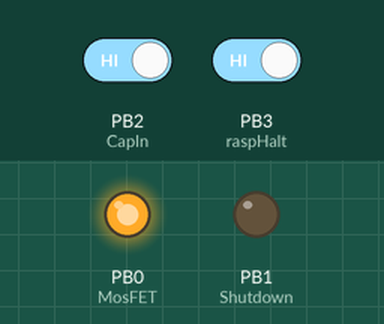
Bench run of a sketch on a simulated ATtiny85, built with avr-gcc and run on an emulated ATtiny85. On the bench: output pins drawn as LEDs (lit = HIGH). The inputs (shaded band) are chosen by the test bench; at power-on: PB2 (CapIn) HIGH, PB3 (raspHalt) HIGH.

Above: at 1.3 s.
1.4 s: PB2 (CapIn) driven LOW and PB3 (raspHalt) driven LOW
At 7.81 s:
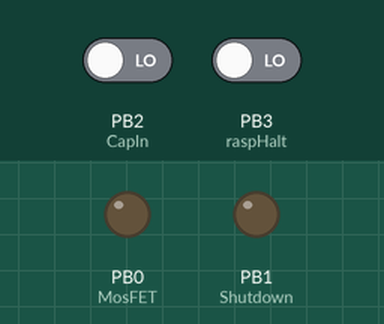
Timing chart, 0 to 9.3 s (numbered marks = the images above; inputs shaded):
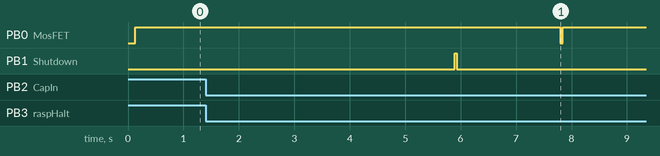

The sketch:

Raspi_PowerSwitch.ino
```cpp
/*
  Raspberry Pi Power Switch with Digispark ATTINY85
  =================================================
  Port 0 : control  p-channel power MOSFET
  Port 1 : toggle shutdown pin of Raspi (active high)
  Port 2 : receive pin for touch button
  Port 3 : receive shutdown info from raspi (LOW)
  Port 4 : send pin for touchbutton

  How does the code work:
  - Button (touch surface) triggers the start/shutdown of the raspberry pi
  - Power is connected/disconnected from the raspi by means of a MOSFET ( p-channel with RDS(on)<=0.1 Ohm to diconnect +5V from Raspi )
  - All timing is done in the Timer1 interrupt routine
  - Main loop samples the button, sets flags and acts accordingly (request shutdown/power on the raspi)

  The processor runs with a reduced clock speed to save power. Be aware, that this screws up the
  the standard delay() function. Use delayms() instead, which uses a corrected timer.

  Required Hardware:
    - Digispark ATTINY85 board
      o The Arduino is powered with 3.3V in order to have consistent voltage levels wrt the RPi
      o The Arduino Tiny regulator is by passed and its best to remove the 7805
      o The power LED of the ARDUINO pulls a few mA and should be disabled or at least the resistor increased to 10k
      o The USB pull-up resistor (1.5k) should be connected to USB 5V
    - The Bootloader runs at 16.5MHz. The clock speed is reduced by means of the clock prescaler (CLK_PRESC) down to approx. 1MHz
       o Timer setup is automatically adjusted to the chosen prescale factor

  Raspberry Pi settings:
    Configure two GPIOs in /boot/config.txt
      - Shutdown: set to HIGH and raspi will start shutdown:
          dtoverlay=gpio-shutdown,gpio_pin=17,active_low=0,gpio_pull=down
      - Set pin to LOW when starting up. After a shutdown the GPIO is undefined. Pullup sets it to HIGH -> power can be switched off:
          gpio=27=op,dl

  Required package: CapacitiveSensor

  C. Zeitnitz 2021-24
*/
#include <avr/power.h>
#include <CapacitiveSensor.h>

#define CLK_PRESC 16                // range 1-32 : automatic adjustment of CPU clock and timer setup
#define CPUClk    16.5/CLK_PRESC    // effective clock frequency in MHz - 16.5 MHz with a prescaler of 16 yields 1.03 MHz ( see setup() )

#if CLK_PRESC == 2
  #define CLOCK_DIV clock_div_2
#elif CLK_PRESC == 4
  #define CLOCK_DIV clock_div_4
#elif CLK_PRESC == 8
  #define CLOCK_DIV clock_div_8
#elif CLK_PRESC == 16
  #define CLOCK_DIV clock_div_16
#elif CLK_PRESC == 32
  #define CLOCK_DIV clock_div_32
#else
  #define CLOCK_DIV clock_div_1
#endif

#define MosFET    0   // switch power of Raspi on/off (HIGH/LOW in case of a p-channel FET)
#define Shutdown  1   // inform Raspi to shutdown
#define raspHalt  3   // Raspi sets this pin to (LOW) when running. Pulled to HIGH after shutdown
#define CapOut    4   // connect 1-10MOhm to touch surface (small metal pin or surface)
#define CapIn     2   // connect directly to touch surface
#define CapThresh 20  // threshold to detect, that metal surface has been touched. NEEDS ADJUSTMENT!

#define time2Boot  45  // time for the raspi to boot (sec)
#define time2Halt  15  // time for the raspi to halt after shutdown notice (sec)


CapacitiveSensor but=CapacitiveSensor(CapOut,CapIn);

volatile enum {OFF,BOOT,RUNNING,HALT} state;

volatile int  delayMillis = 0;
volatile bool isDelay = false;

// the setup function runs once when you press reset or power the board
void setup() {
  clock_prescale_set(CLOCK_DIV);  // the program should go slow - save energy
  pinMode(MosFET, OUTPUT);
  digitalWrite(MosFET, LOW);      // turn power for Raspi OFF
  pinMode(Shutdown, OUTPUT);
  digitalWrite(Shutdown, LOW);
  pinMode(raspHalt, INPUT);
  digitalWrite(raspHalt, HIGH);
  setupTimer();
  state = BOOT;
  delayms(1000);
  digitalWrite(MosFET, HIGH);   // turn power for Raspi ON -> boot
}

// check the button once per loop and act accordingly
void loop() {
  bool isON = (digitalRead(MosFET) == HIGH);
  bool isRequest = (state == RUNNING || state == OFF) && buttonActive();          // button pressed -> switch raspi ON/OFF
  isRequest = isRequest || (state == RUNNING && digitalRead(raspHalt) == HIGH);   // raspi is shutting down on its own
  if ( isRequest ) {                            // check button/raspi state, if not in boot or halt transition
    if (isON && state == RUNNING) {             // Raspi is ON, but not yet in transition (boot or halt)
      togglePIN(Shutdown,300);                  // request raspi shutdown
      state = HALT;                             // halt process is starting
    } else if (!isON) {                         // raspi is OFF
      digitalWrite(MosFET, HIGH);               // turn power for Raspi ON
      state = BOOT;                             // boot process is starting
    }
  }
  delayms(100); // sample button every 100ms
}

bool buttonActive() {
  static int  ntouch = 0;
  long        cs = but.capacitiveSensor(50);
  bool        isAct = false;
  if (cs > CapThresh) {
      ++ntouch;
      if (ntouch>2) {
        isAct = true;
        ntouch=0;
      }
  }
  else ntouch=0;
  return isAct;
}

volatile unsigned int delayTime = 0;
volatile unsigned int bootTime = 0;
volatile unsigned int haltTime = 0;
volatile unsigned int timeSecond = 0;
volatile bool isSecond = false;

// Timer1 interrupt
// Timing of delayms, boot and halt
// Called once every 1msec
ISR(TIMER1_COMPA_vect)
{
  ++timeSecond;
  isSecond = (timeSecond%1000) == 0;  //

  delayTime = isDelay ? delayTime+1 : 0;
  if (isDelay && (delayTime%delayMillis) == 0) isDelay = false;

  if (isSecond) {   // boot and halt timing in seconds
    haltTime = state==HALT ? haltTime+1 : 0;
    if (state==HALT && (haltTime%time2Halt) == 0 ) {
      digitalWrite(MosFET, LOW);   // turn power for Raspi OFF
      state = OFF;
    }
    bootTime = state==BOOT ? bootTime+1 : 0;
    if ( state==BOOT && (bootTime%time2Boot) == 0 ) {
      state = RUNNING;
    }
  }
}

// Timer setup adjust automatically to the system clock (CLK_PRESC)
// setup timer1 in count and compare/match (CTC) and create interrupt once every msec
void setupTimer() {
  noInterrupts();               // disable all interrupts
  TCNT1   = 0;
  TCCR1   = 0b10000000;         // CTC1=1, COM1A1=0, COM1A0=0, last 4 bits is prescale factor
  // prescaler: 0001=1; 0010=2; 0011=4; 0100=8; 0101=16; ... (2^(cs_bits-1)) - adjust to CPU clock
  int presc = 128/CLK_PRESC;    // prescaler 128 for 16.5 MHz and just divide by prescale factor of the CPU clock
  byte cs_bits = (byte)(log(presc)/log(2)+1.5); // get bit patterns of prescale value (0.5 is added for rounding)
  TCCR1  |= cs_bits;
  TIMSK   = _BV(OCIE1A);        // enable timer compare interrupt for compare
  OCR1C   = (byte) (( (CPUClk*1000.0) / presc)+0.5); // calculate counter value for the interrupt (max 255)
  interrupts();                 // enable all interrupts
}

void togglePIN (int pin, int msecs) {
  int pstate = digitalRead(pin);
  if(pstate == HIGH) digitalWrite(pin, LOW);
  else digitalWrite(pin, HIGH);
  if (msecs > 0) {
    delayms(msecs);
    digitalWrite(pin, pstate);
  }
}

void delayms(int msecs) {
  delayMillis = msecs;
  isDelay = true;
  while ( isDelay );
}
```
